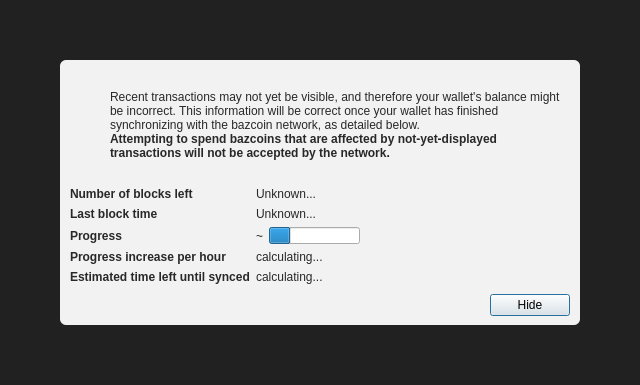
<?xml version="1.0" encoding="UTF-8"?>
<ui version="4.0">
 <class>ModalOverlay</class>
 <widget class="QWidget" name="ModalOverlay">
  <property name="geometry">
   <rect>
    <x>0</x>
    <y>0</y>
    <width>640</width>
    <height>385</height>
   </rect>
  </property>
  <property name="windowTitle">
   <string>Form</string>
  </property>
  <layout class="QVBoxLayout" name="verticalLayout" stretch="0">
   <property name="sizeConstraint">
    <enum>QLayout::SetDefaultConstraint</enum>
   </property>
   <property name="leftMargin">
    <number>0</number>
   </property>
   <property name="topMargin">
    <number>0</number>
   </property>
   <property name="rightMargin">
    <number>0</number>
   </property>
   <property name="bottomMargin">
    <number>0</number>
   </property>
   <item>
    <widget class="QWidget" name="bgWidget" native="true">
     <property name="styleSheet">
      <string notr="true">#bgWidget { background: rgba(0,0,0,220); }</string>
     </property>
     <layout class="QVBoxLayout" name="verticalLayoutMain" stretch="1">
      <property name="leftMargin">
       <number>60</number>
      </property>
      <property name="topMargin">
       <number>60</number>
      </property>
      <property name="rightMargin">
       <number>60</number>
      </property>
      <property name="bottomMargin">
       <number>60</number>
      </property>
      <item>
       <widget class="QWidget" name="contentWidget" native="true">
        <property name="styleSheet">
         <string notr="true">#contentWidget { background: rgba(255,255,255,240); border-radius: 6px; }

QLabel { color: rgb(40,40,40);  }</string>
        </property>
        <layout class="QVBoxLayout" name="verticalLayoutSub" stretch="1,0,0,0">
         <property name="spacing">
          <number>0</number>
         </property>
         <property name="leftMargin">
          <number>10</number>
         </property>
         <property name="topMargin">
          <number>10</number>
         </property>
         <property name="rightMargin">
          <number>10</number>
         </property>
         <property name="bottomMargin">
          <number>10</number>
         </property>
         <item>
          <layout class="QHBoxLayout" name="horizontalLayoutIconText" stretch="0,1">
           <property name="topMargin">
            <number>20</number>
           </property>
           <item>
            <layout class="QVBoxLayout" name="verticalLayoutIcon">
             <property name="leftMargin">
              <number>0</number>
             </property>
             <item>
              <widget class="QPushButton" name="warningIcon">
               <property name="enabled">
                <bool>false</bool>
               </property>
               <property name="text">
                <string/>
               </property>
               <property name="icon">
                <iconset>
                 <normaloff>:/icons/warning</normaloff>
                 <disabledoff>:/icons/warning</disabledoff>:/icons/warning</iconset>
               </property>
               <property name="iconSize">
                <size>
                 <width>48</width>
                 <height>48</height>
                </size>
               </property>
               <property name="flat">
                <bool>true</bool>
               </property>
              </widget>
             </item>
             <item>
              <spacer name="verticalSpacerWarningIcon">
               <property name="orientation">
                <enum>Qt::Vertical</enum>
               </property>
               <property name="sizeHint" stdset="0">
                <size>
                 <width>20</width>
                 <height>40</height>
                </size>
               </property>
              </spacer>
             </item>
            </layout>
           </item>
           <item>
            <layout class="QVBoxLayout" name="verticalLayoutInfoText">
             <property name="leftMargin">
              <number>0</number>
             </property>
             <property name="topMargin">
              <number>0</number>
             </property>
             <item>
              <widget class="QLabel" name="infoText">
               <property name="text">
                <string>Recent transactions may not yet be visible, and therefore your wallet's balance might be incorrect. This information will be correct once your wallet has finished synchronizing with the bazcoin network, as detailed below.</string>
               </property>
               <property name="textFormat">
                <enum>Qt::RichText</enum>
               </property>
               <property name="wordWrap">
                <bool>true</bool>
               </property>
              </widget>
             </item>
             <item>
              <widget class="QLabel" name="infoTextStrong">
               <property name="font">
                <font>
                 <weight>75</weight>
                 <bold>true</bold>
                </font>
               </property>
               <property name="text">
                <string>Attempting to spend bazcoins that are affected by not-yet-displayed transactions will not be accepted by the network.</string>
               </property>
               <property name="textFormat">
                <enum>Qt::RichText</enum>
               </property>
               <property name="wordWrap">
                <bool>true</bool>
               </property>
              </widget>
             </item>
             <item>
              <spacer name="verticalSpacerInTextSpace">
               <property name="orientation">
                <enum>Qt::Vertical</enum>
               </property>
               <property name="sizeHint" stdset="0">
                <size>
                 <width>20</width>
                 <height>40</height>
                </size>
               </property>
              </spacer>
             </item>
            </layout>
           </item>
          </layout>
         </item>
         <item>
          <spacer name="verticalSpacerAfterText">
           <property name="orientation">
            <enum>Qt::Vertical</enum>
           </property>
           <property name="sizeHint" stdset="0">
            <size>
             <width>20</width>
             <height>40</height>
            </size>
           </property>
          </spacer>
         </item>
         <item>
          <layout class="QFormLayout" name="formLayout">
           <property name="fieldGrowthPolicy">
            <enum>QFormLayout::FieldsStayAtSizeHint</enum>
           </property>
           <property name="horizontalSpacing">
            <number>6</number>
           </property>
           <property name="verticalSpacing">
            <number>6</number>
           </property>
           <property name="topMargin">
            <number>10</number>
           </property>
           <item row="0" column="0">
            <widget class="QLabel" name="labelNumberOfBlocksLeft">
             <property name="font">
              <font>
               <weight>75</weight>
               <bold>true</bold>
              </font>
             </property>
             <property name="text">
              <string>Number of blocks left</string>
             </property>
            </widget>
           </item>
           <item row="0" column="1">
            <widget class="QLabel" name="numberOfBlocksLeft">
             <property name="text">
              <string>Unknown...</string>
             </property>
            </widget>
           </item>
           <item row="1" column="0">
            <widget class="QLabel" name="labelLastBlockTime">
             <property name="font">
              <font>
               <weight>75</weight>
               <bold>true</bold>
              </font>
             </property>
             <property name="text">
              <string>Last block time</string>
             </property>
            </widget>
           </item>
           <item row="1" column="1">
            <widget class="QLabel" name="newestBlockDate">
             <property name="sizePolicy">
              <sizepolicy hsizetype="Maximum" vsizetype="Preferred">
               <horstretch>0</horstretch>
               <verstretch>0</verstretch>
              </sizepolicy>
             </property>
             <property name="text">
              <string>Unknown...</string>
             </property>
            </widget>
           </item>
           <item row="2" column="0">
            <widget class="QLabel" name="labelSyncDone">
             <property name="font">
              <font>
               <weight>75</weight>
               <bold>true</bold>
              </font>
             </property>
             <property name="text">
              <string>Progress</string>
             </property>
            </widget>
           </item>
           <item row="2" column="1">
            <layout class="QHBoxLayout" name="horizontalLayoutSync" stretch="0,1">
             <item>
              <widget class="QLabel" name="percentageProgress">
               <property name="text">
                <string notr="true">~</string>
               </property>
              </widget>
             </item>
             <item>
              <widget class="QProgressBar" name="progressBar">
               <property name="value">
                <number>24</number>
               </property>
               <property name="format">
                <string/>
               </property>
              </widget>
             </item>
            </layout>
           </item>
           <item row="4" column="0">
            <widget class="QLabel" name="labelProgressIncrease">
             <property name="font">
              <font>
               <weight>75</weight>
               <bold>true</bold>
              </font>
             </property>
             <property name="text">
              <string>Progress increase per hour</string>
             </property>
            </widget>
           </item>
           <item row="4" column="1">
            <widget class="QLabel" name="progressIncreasePerH">
             <property name="text">
              <string>calculating...</string>
             </property>
            </widget>
           </item>
           <item row="5" column="0">
            <widget class="QLabel" name="labelEstimatedTimeLeft">
             <property name="font">
              <font>
               <weight>75</weight>
               <bold>true</bold>
              </font>
             </property>
             <property name="text">
              <string>Estimated time left until synced</string>
             </property>
            </widget>
           </item>
           <item row="5" column="1">
            <widget class="QLabel" name="expectedTimeLeft">
             <property name="text">
              <string>calculating...</string>
             </property>
            </widget>
           </item>
          </layout>
         </item>
         <item>
          <layout class="QHBoxLayout" name="horizontalLayoutButtons">
           <property name="leftMargin">
            <number>10</number>
           </property>
           <property name="topMargin">
            <number>10</number>
           </property>
           <item>
            <spacer name="horizontalSpacer">
             <property name="orientation">
              <enum>Qt::Horizontal</enum>
             </property>
             <property name="sizeHint" stdset="0">
              <size>
               <width>40</width>
               <height>20</height>
              </size>
             </property>
            </spacer>
           </item>
           <item>
            <widget class="QPushButton" name="closeButton">
             <property name="text">
              <string>Hide</string>
             </property>
             <property name="shortcut">
              <string>Esc</string>
             </property>
             <property name="focusPolicy">
              <enum>Qt::StrongFocus</enum>
             </property>
             <property name="default">
              <bool>true</bool>
             </property>
            </widget>
           </item>
          </layout>
         </item>
        </layout>
       </widget>
      </item>
     </layout>
    </widget>
   </item>
  </layout>
 </widget>
 <resources/>
 <connections/>
</ui>
